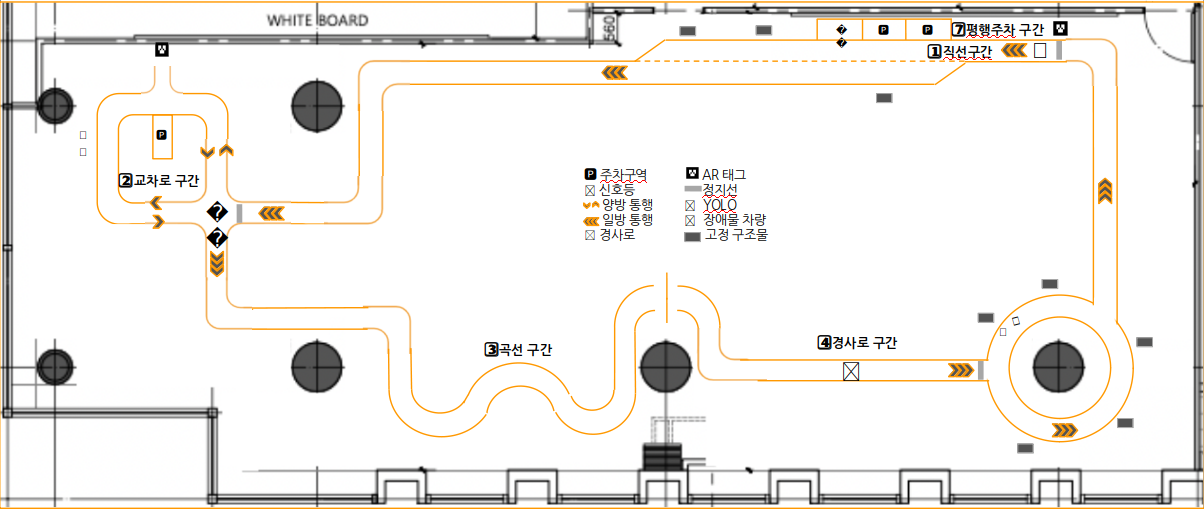
#> input picture image/map.png, 1204 x 509 px, given in place of test.mkv, which was not available
$ python hough_camera_kbs.py   (Python 2 division)
#> lines starting #> are read from the running program, lines starting #| are printed output that depends on the picture; after the words box and inside, x2 and y2 are one past the last pixel; in counts of white or black regions, pixels touching at a corner belong together; pictures that were not available may be replaced by others from this repository, and a replacement may not be noted
#> further down, frame is the input picture: shape (509, 1204, 3); mean B, G, R 233.9, 237.5, 240
#!/usr/bin/env python

import cv2, math, random, time
import numpy as np

Offset = 360
Gap = 40
detect_line = False
dir_count = -1
lx1, lx2, rx1, rx2, lpos, rpos, l_avg, r_avg, top_l, bottom_l = 0, 0, 0, 0, 0, 0, 0, 0, 0, 0

def to_calibrated(img):
    tf_image = cv2.undistort(img, mtx, dist, None, cal_mtx)
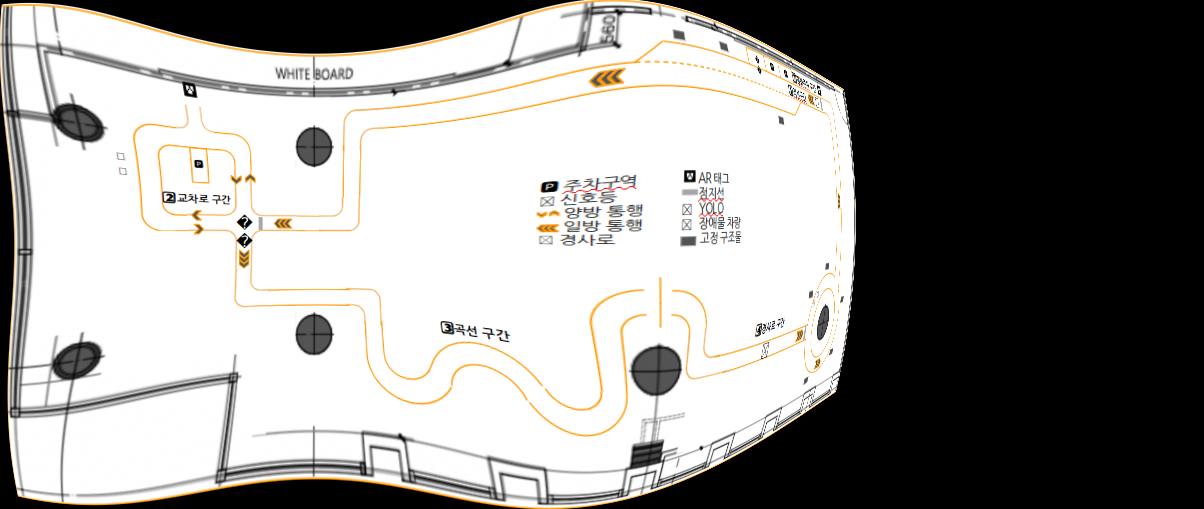
#> tf_image: shape (509, 1204, 3); mean B, G, R 145.1, 147.2, 148.7
    return tf_image

def draw_lines(img, lines):
    global Offset
    for line in lines:
        x1, y1, x2, y2 = line[0]
        color = (random.randint(0, 255), random.randint(0, 255), random.randint(0, 255))
        img = cv2.line(img, (x1, y1+Offset), (x2, y2+Offset), color, 2)
    return img

def draw_rectangle(img, lpos, rpos, offset=0):
    center = (lpos + rpos) / 2

    cv2.rectangle(img, (lpos - 5, 15 + offset),
                       (lpos + 5, 25 + offset),
                       (0, 255, 0), 2)
    cv2.rectangle(img, (rpos - 5, 15 + offset),
                       (rpos + 5, 25 + offset),
                       (0, 255, 0), 2)
    cv2.rectangle(img, (center-5, 15 + offset),
                       (center+5, 25 + offset),
                       (0, 255, 0), 2)
    cv2.rectangle(img, (315, 15 + offset),
                       (325, 25 + offset),
                       (0, 0, 255), 2)
    return img

# left lines, right lines
def divide_left_right(lines):
    global Width, lpos, rpos

    low_slope_threshold = 0
    high_slope_threshold = 10

    # calculate slope & filtering with threshold
    slopes = []
    new_lines = []

    for line in lines:
        x1, y1, x2, y2 = line[0]

        if x2 - x1 == 0:
            slope = 0
        else:
            slope = float(y2-y1) / float(x2-x1)

        if abs(slope) > low_slope_threshold and abs(slope) < high_slope_threshold:
            slopes.append(slope)
            new_lines.append(line[0])

    # divide lines left to right
    left_lines = []
    right_lines = []

    for j in range(len(slopes)):
        Line = new_lines[j]
        slope = slopes[j]

        x1, y1, x2, y2 = Line
        x_m = (x1 + x2)/2
	if (slope < 0) and (x2 < Width/2 - 30):
            if detect_line :
                if (l_avg - 20 < x_m) and (x_m < l_avg + 20):
            	  left_lines.append([Line.tolist()])
            else :
                left_lines.append([Line.tolist()])
        elif (slope > 0) and (x1 > Width/2 + 30):
            if detect_line :
                if (r_avg - 20 < x_m) and (x_m < r_avg + 20):
            	  right_lines.append([Line.tolist()])
            else :
                right_lines.append([Line.tolist()])

	'''
        if (slope < 0) and (x2 < Width/2 - 90):
            left_lines.append([Line.tolist()])
        elif (slope > 0) and (x1 > Width/2 + 90):
            right_lines.append([Line.tolist()])
	'''
    return left_lines, right_lines


# get average m, b of lines
def get_line_params(lines):
    # sum of x, y, m
    x_sum = 0.0
    y_sum = 0.0
    m_sum = 0.0

    size = len(lines)
    if size == 0:
        return 0, 0, 0

    for line in lines:
        x1, y1, x2, y2 = line[0]

        x_sum += x1 + x2
        y_sum += y1 + y2
        m_sum += float(y2 - y1) / float(x2 - x1)

    x_avg = float(x_sum) / float(size * 2)
    y_avg = float(y_sum) / float(size * 2)

    m = m_sum / size
    b = y_avg - m * x_avg

    return m, b, x_avg

# get lpos, rpos
def get_line_pos(lines, left=False, right=False):
    global Width, Height
    global Offset, Gap
    global lx1, lx2, rx1, rx2, lpos, rpos
    m, b, x_avg = get_line_params(lines)


    if m == 0 and b == 0:
        if left :
		return lx1, lx2, lpos, l_avg, False
	if right :
		return rx1, rx2, rpos, r_avg, False
    else:
        y = Gap / 2
        pos = (y - b) / m

        b += Offset
        x1 = (Height - b) / float(m)
        x2 = ((Height/2) - b) / float(m)
    return x1, x2, int(pos), x_avg, True


# show image and return lpos, rpos
def process_image(frame):
    global Width
    global Offset, Gap
    global lx1, lx2, rx1, rx2, lpos, rpos, l_avg, r_avg, top_l, bottom_l, detect_line
    global fail_count, dir_count, dir_order
    # gray
    gray = cv2.cvtColor(frame,cv2.COLOR_BGR2GRAY)
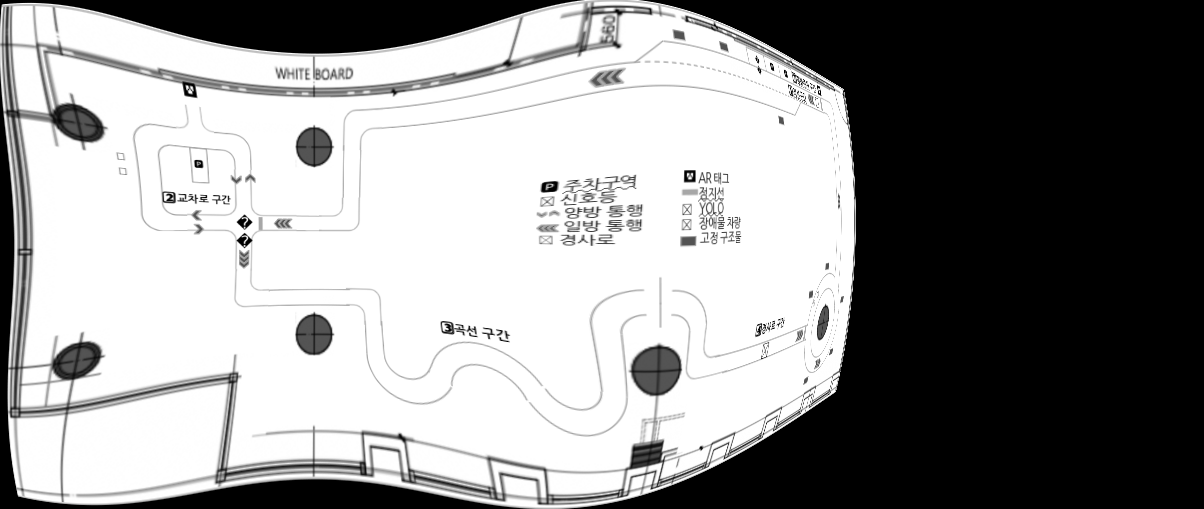
#> gray: shape (509, 1204); min 0, max 255, mean 147.4

    # blur
    kernel_size = 5
    blur_gray = cv2.GaussianBlur(gray,(kernel_size, kernel_size), 0)

    # canny edge
    low_threshold = 50
    high_threshold = 150
    edge_img = cv2.Canny(np.uint8(blur_gray), low_threshold, high_threshold)
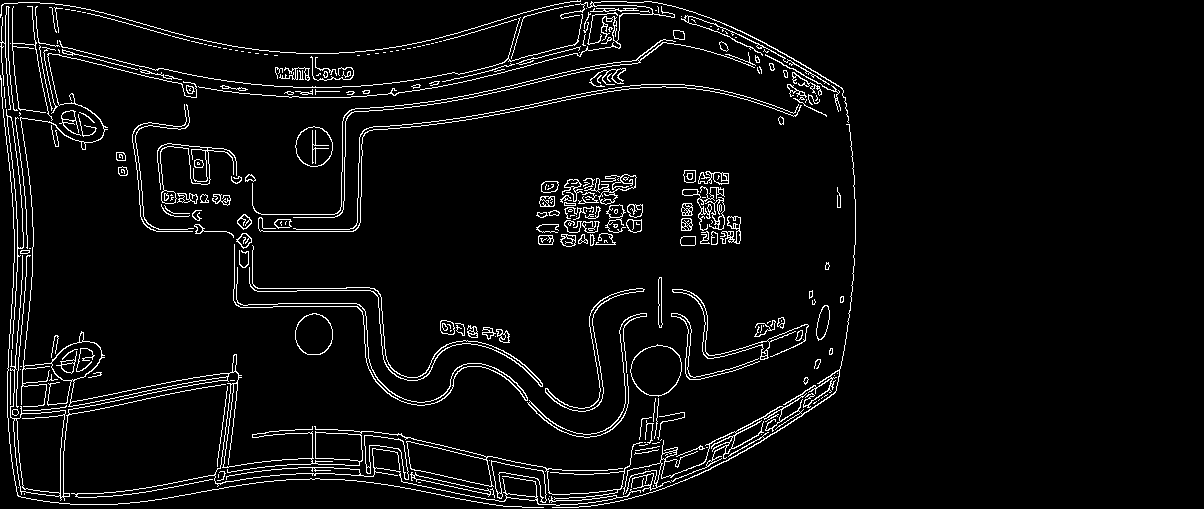
#> edge_img: shape (509, 1204); 4.8% white in thin lines or dots, all inside (x1, y1, x2, y2) = (0, 0, 856, 508)
    cv2.imshow("canny", edge_img)

    # HoughLinesP (cv2.HoughLinesP(image, rho, theta, threshold, minLineLength, maxLineGap)
    roi = edge_img[Offset : Offset+Gap, 0 : Width]
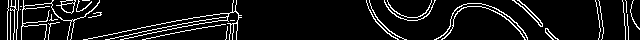
#> roi: shape (40, 640); 8.5% white in thin lines or dots
    cv2.imshow('roi', roi)
    all_lines = cv2.HoughLinesP(roi,1,math.pi/180,30,30,10) # 10, 10 , 50
#> all_lines = [[468, 6, 481, 6], [87, 39, 107, 35], [120, 39, 137, 36], [407, 17, 417, 17], [407, 20, 417, 20], [463, 4, 474, 3], [151, 25, 171, 21], [26, 22, 37, 22], [28, 25, 38, 25], [142, 39, 159, 36]]

    # divide left, right lines
    if all_lines is None:
        return (0, 640), frame

    left_lines, right_lines = divide_left_right(all_lines)
#> the loop in divide_left_right, `for line in lines:` made 10 passes
#> (x1, y1, x2, y2, slope) on passes 1 to 10: (468, 6, 481, 6, 0), (87, 39, 107, 35, -0.2), (120, 39, 137, 36, -0.176), (407, 17, 417, 17, 0), (407, 20, 417, 20, 0), (463, 4, 474, 3, -0.0909), (151, 25, 171, 21, -0.2), (26, 22, 37, 22, 0), (28, 25, 38, 25, 0), (142, 39, 159, 36, -0.176)
#> after the loop in divide_left_right, `for line in lines:`: new_lines = [[87, 39, 107, 35], [120, 39, 137, 36], [463, 4, 474, 3], [151, 25, 171, 21], [142, 39, 159, 36]]; slopes = [-0.2, -0.176, -0.0909, -0.2, -0.176]
#> the loop in divide_left_right, `for j in range(len(slopes)):` made 5 passes
#> (slope, x1, y1, x2, y2, x_m) on passes 1 to 5: (-0.2, 87, 39, 107, 35, 97), (-0.176, 120, 39, 137, 36, 128), (-0.0909, 463, 4, 474, 3, 468), (-0.2, 151, 25, 171, 21, 161), (-0.176, 142, 39, 159, 36, 150)
#> after the loop in divide_left_right, `for j in range(len(slopes)):`: left_lines = [[[87, 39, 107, 35]], [[120, 39, 137, 36]], [[151, 25, 171, 21]], [[142, 39, 159, 36]]]; right_lines = []
#> right_lines = []

    # get center of lines
    lx1, lx2, lpos, l_avg, l_detect = get_line_pos(left_lines, left=True)
#> in get_line_params, `size = len(lines)`: size = 4
#> the loop in get_line_params, `for line in lines:` made 4 passes
#> (x1, y1, x2, y2, x_sum, y_sum, m_sum) on passes 1 to 4: (87, 39, 107, 35, 194, 74, -0.2), (120, 39, 137, 36, 451, 149, -0.376), (151, 25, 171, 21, 773, 195, -0.576), (142, 39, 159, 36, 1074, 270, -0.753)
#> after the loop in get_line_params, `for line in lines:`: m_sum = -0.753; x_sum = 1074; y_sum = 270
#> in get_line_params, `x_avg = float(x_sum) / float(size * 2)`: x_avg = 134.2
#> in get_line_params, `y_avg = float(y_sum) / float(size * 2)`: y_avg = 33.75
#> in get_line_params, `m = m_sum / size`: m = -0.188
#> in get_line_params, `b = y_avg - m * x_avg`: b = 59.02
#> in get_line_pos, `m, b, x_avg = get_line_params(lines)`: m = -0.188; b = 59.02; x_avg = 134.2
#> in get_line_pos, `pos = (y - b) / m`: pos = 207.3
#> in get_line_pos, `b += Offset`: b = 419
#> in get_line_pos, `x1 = (Height - b) / float(m)`: x1 = -324
#> in get_line_pos, `x2 = ((Height/2) - b) / float(m)`: x2 = 951
#> lx1 = -324; lx2 = 951; lpos = 207; l_avg = 134.2; l_detect = True
    rx1, rx2, rpos, r_avg, r_detect = get_line_pos(right_lines, right=True)
#> rx1 = 0; rx2 = 0; rpos = 0; r_avg = 0; r_detect = False
    top_l = rx1-lx2
#> top_l = -951
    bottom_l = rx2-lx1
#> bottom_l = 324
    if not l_detect and not r_detect :
	fail_count += 1
	if fail_count == 3 :
	    print('##########fail detecting line! :', fail_count, '##########')
	    dir_count = (dir_count + 1) % 4
	    print('dir count : ', dir_count)
	detect_line = False
    else :
        if not l_detect :
            lx1, lx2 = rx2 - bottom_l, rx1 - top_l
	    lpos = rpos-440
        elif not r_detect :
	    rx1, rx2 = lx2 + top_l , lx1 + bottom_l
	    rpos = lpos+440
#> rpos = 647
        else :
            lx1, lx2 = rx2 - bottom_l, rx1 - top_l
	    lpos = rpos-400

	    '''
	    if rpos - lpos < 350 :
	        print("@@@@@@@@looking right lane@@@@@@@@@")
		lx1, lx2 = rx2 - bottom_l, rx1 - top_l
		lpos = rpos-400
            '''
            detect_line = True
	fail_count = 0

    #print('road width : ', rpos - lpos)

    frame = cv2.line(frame, (int(lx1), Height), (int(lx2), (Height/2)), (255, 0,0), 3)
    frame = cv2.line(frame, (int(rx1), Height), (int(rx2), (Height/2)), (255, 0,0), 3)
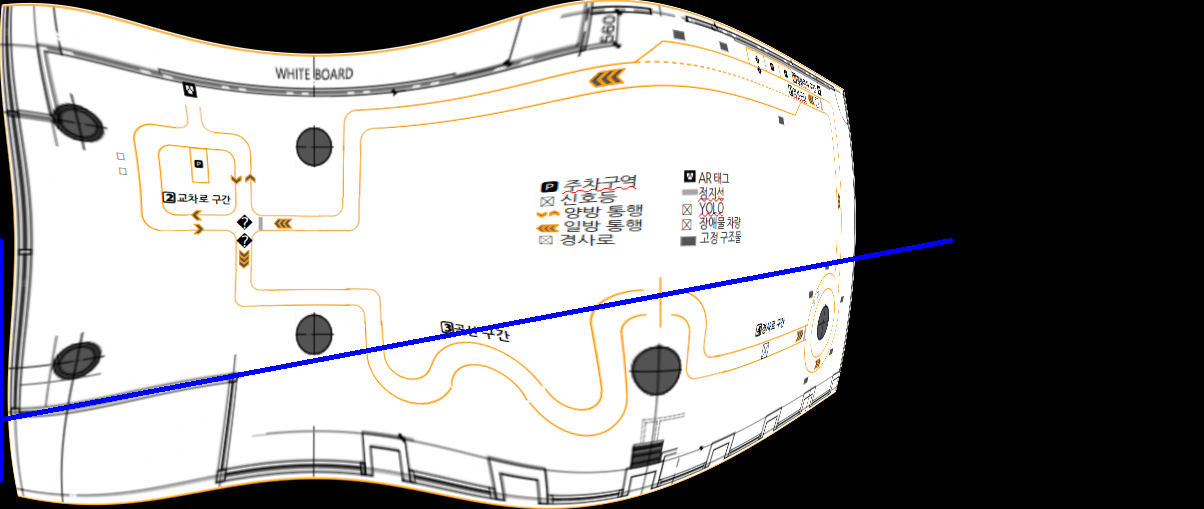
#> frame: shape (509, 1204, 3); mean B, G, R 146, 145.7, 147.2

    # draw lines
    frame = draw_lines(frame, left_lines)
#> the loop in draw_lines, `for line in lines:` made 4 passes
#> (x1, y1, x2, y2, color) on passes 1 to 4: (87, 39, 107, 35, (197, 215, 20)), (120, 39, 137, 36, (132, 248, 207)), (151, 25, 171, 21, (155, 244, 183)), (142, 39, 159, 36, (111, 71, 144))
#> after the loop in draw_lines, `for line in lines:`: img: shape (509, 1204, 3); mean B, G, R 145.9, 145.7, 147.2
    frame = draw_lines(frame, right_lines)
    frame = cv2.line(frame, (230, 235), (410, 235), (255,255,255), 2)
#> frame: shape (509, 1204, 3); mean B, G, R 145.9, 145.7, 147.2

    # draw rectangle
    frame = draw_rectangle(frame, lpos, rpos, offset=Offset)
#> in draw_rectangle, `center = (lpos + rpos) / 2`: center = 427
#> in draw_rectangle, `cv2.rectangle(img, (lpos - 5, 15 + offset), (lpos + 5, 25 + offset), (..`: img: shape (509, 1204, 3); mean B, G, R 145.9, 145.7, 147.1
#> in draw_rectangle, `cv2.rectangle(img, (rpos - 5, 15 + offset), (rpos + 5, 25 + offset), (..`: img: shape (509, 1204, 3); mean B, G, R 145.9, 145.8, 147.1
#> in draw_rectangle, `cv2.rectangle(img, (center-5, 15 + offset), (center+5, 25 + offset), (..`:
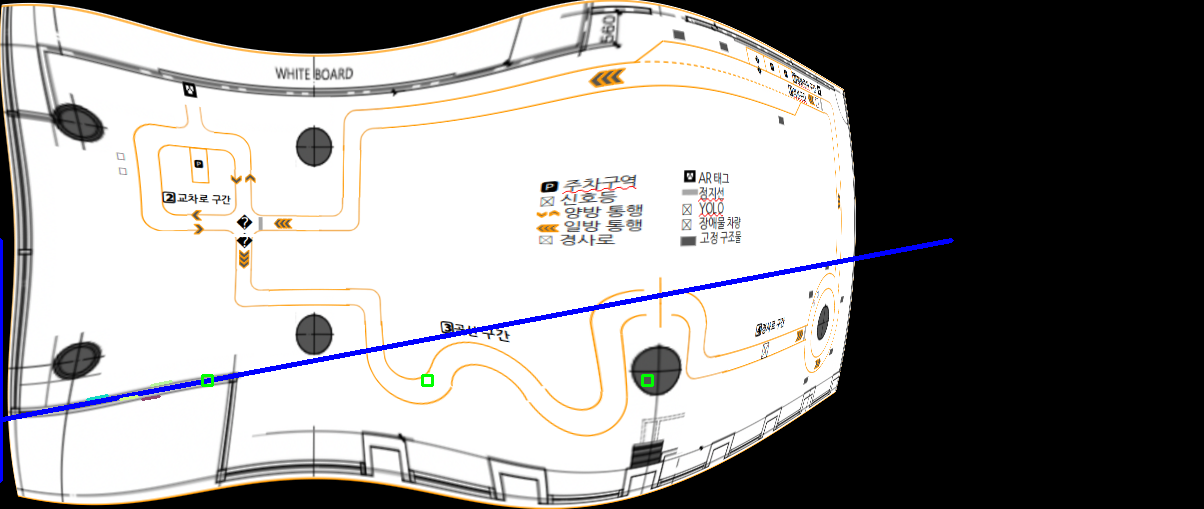
#> img: shape (509, 1204, 3); mean B, G, R 145.8, 145.8, 147.1
#> in draw_rectangle, `cv2.rectangle(img, (315, 15 + offset), (325, 25 + offset), (0, 0, 255)..`: img: shape (509, 1204, 3); 0.02% of pixels changed, all inside (x1, y1, x2, y2) = (314, 374, 327, 387)

    return (lpos, rpos), frame

cap = cv2.VideoCapture("test.mkv")

Width, Height = 640, 480
mtx = np.array([[ 364.14123,    0.     ,  325.19317],
                [   0.     ,  365.9626 ,  216.14575],
                [   0.     ,    0.     ,    1.     ]])
dist = np.array([-0.292620, 0.068675, 0.006335, -0.002769, 0.000000])

cal_mtx, cal_roi = cv2.getOptimalNewCameraMatrix(mtx, dist, (Width, Height), 1, (Width, Height))

while cap.isOpened():
    ret, frame = cap.read()
    cal_image = to_calibrated(frame)
    pose, hough = process_image(cal_image)
#> pose = (207, 647)
    center = (pose[0] + pose[1])/2
#> center = 427
    cte = center - 320
#> cte = 107
    if fail_count > 2 :
        print('right')
    else :
        pass #print(cte*0.4)
    cv2.imshow("hough", hough)
    time.sleep(0.025)
    cv2.waitKey(1)

$ run again, on image/mode.png
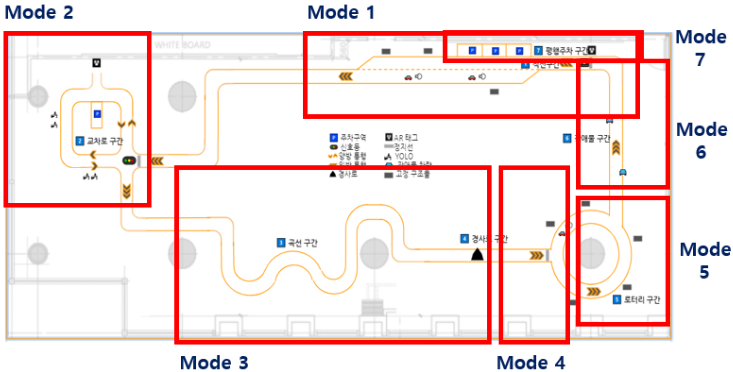
#> input picture image/mode.png, 733 x 372 px, given in place of test.mkv, which was not available
#> frame is the input picture: shape (372, 733, 3); mean B, G, R 228.2, 229.2, 247.3
#> in process_image, `edge_img = cv2.Canny(np.uint8(blur_gray), low_threshold, high_threshold)`:
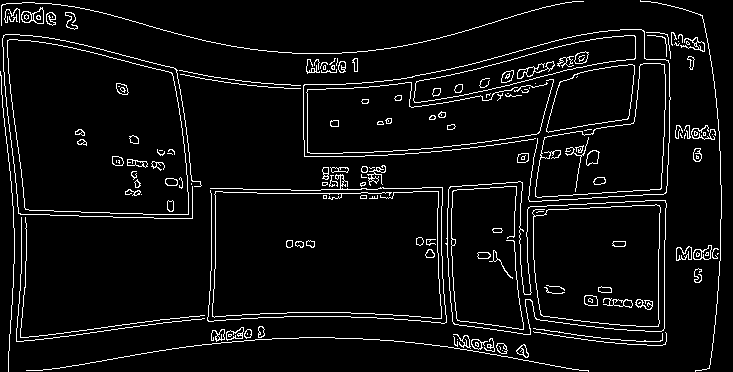
#> edge_img: shape (372, 733); 5.6% white in thin lines or dots
#> all_lines = [[61, 7, 77, 5]]
#> the loop in divide_left_right, `for line in lines:` made 1 pass
#> (x1, y1, x2, y2, slope) on pass 1: (61, 7, 77, 5, -0.125)
#> after the loop in divide_left_right, `for line in lines:`: slopes = [-0.125]
#> the loop in divide_left_right, `for j in range(len(slopes)):` made 1 pass
#> (slope, x1, y1, x2, y2, x_m) on pass 1: (-0.125, 61, 7, 77, 5, 69)
#> after the loop in divide_left_right, `for j in range(len(slopes)):`: left_lines = [[[61, 7, 77, 5]]]; right_lines = []
#> in process_image, `left_lines, right_lines = divide_left_right(all_lines)`: left_lines = [[[61, 7, 77, 5]]]; right_lines = []
#> size = 1
#> the loop in get_line_params, `for line in lines:` made 1 pass
#> (x1, y1, x2, y2, x_sum, y_sum, m_sum) on pass 1: (61, 7, 77, 5, 138, 12, -0.125)
#> after the loop in get_line_params, `for line in lines:`: m_sum = -0.125; x_sum = 138; y_sum = 12
#> in get_line_params, `x_avg = float(x_sum) / float(size * 2)`: x_avg = 69
#> y_avg = 6
#> in get_line_params, `m = m_sum / size`: m = -0.125
#> in get_line_params, `b = y_avg - m * x_avg`: b = 14.62
#> in get_line_pos, `m, b, x_avg = get_line_params(lines)`: m = -0.125; b = 14.62; x_avg = 69
#> pos = -43
#> in get_line_pos, `b += Offset`: b = 374.6
#> in get_line_pos, `x1 = (Height - b) / float(m)`: x1 = -843
#> in get_line_pos, `x2 = ((Height/2) - b) / float(m)`: x2 = 1077
#> lx1 = -843; lx2 = 1077; lpos = -43; l_avg = 69; l_detect = True
#> in process_image, `rx1, rx2, rpos, r_avg, r_detect = get_line_pos(right_lines, right=True)`: rx1 = 0; r_detect = False
#> top_l = -1077
#> bottom_l = 843
#> in process_image, `rpos = lpos+440`: rpos = 397
#> in process_image, `frame = cv2.line(frame, (int(rx1), Height), (int(rx2), (Height/2)), (2..`:
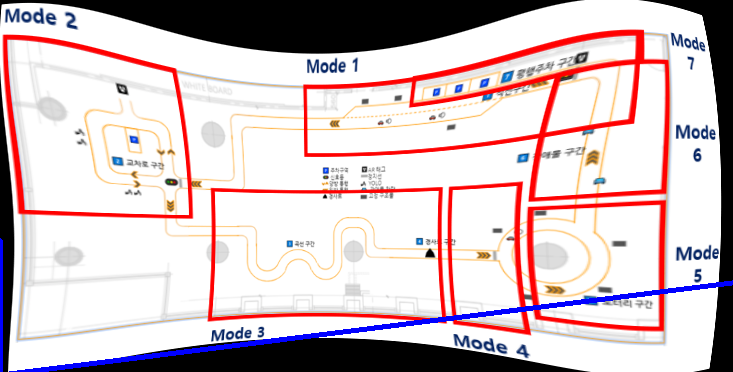
#> frame: shape (372, 733, 3); mean B, G, R 195.7, 192.9, 209.6
#> the loop in draw_lines, `for line in lines:` made 1 pass
#> (x1, y1, x2, y2, color) on pass 1: (61, 7, 77, 5, (197, 215, 20))
#> in draw_rectangle, `center = (lpos + rpos) / 2`: center = 177
#> pose = (-43, 397)
#> `center = (pose[0] + pose[1])/2`: center = 177
#> cte = -143
